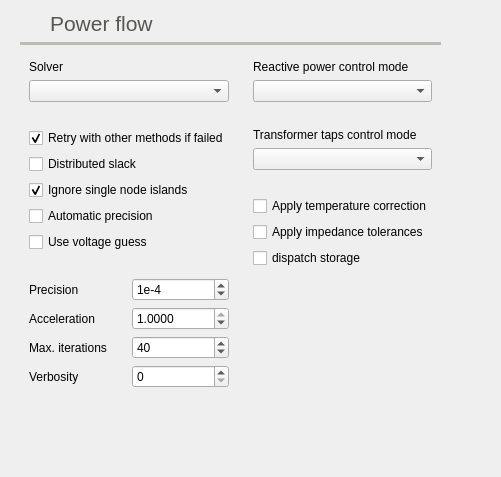
          <widget class="QWidget" name="tab_3">
           <attribute name="icon">
            <iconset resource="icons.qrc">
             <normaloff>:/Icons/icons/pf.svg</normaloff>:/Icons/icons/pf.svg</iconset>
           </attribute>
           <attribute name="title">
            <string>PF</string>
           </attribute>
           <attribute name="toolTip">
            <string>Power flow settings</string>
           </attribute>
           <layout class="QHBoxLayout" name="horizontalLayout_23">
            <item>
             <widget class="QFrame" name="frame_13">
              <property name="frameShape">
               <enum>QFrame::NoFrame</enum>
              </property>
              <property name="frameShadow">
               <enum>QFrame::Raised</enum>
              </property>
              <layout class="QGridLayout" name="gridLayout_9">
               <property name="topMargin">
                <number>0</number>
               </property>
               <item row="2" column="0">
                <widget class="QFrame" name="frame_19">
                 <property name="frameShape">
                  <enum>QFrame::NoFrame</enum>
                 </property>
                 <property name="frameShadow">
                  <enum>QFrame::Raised</enum>
                 </property>
                 <layout class="QGridLayout" name="gridLayout_22">
                  <item row="11" column="1">
                   <widget class="QSpinBox" name="max_iterations_spinBox">
                    <property name="toolTip">
                     <string>&lt;html&gt;&lt;head/&gt;&lt;body&gt;&lt;p&gt;Maximum numberof iterations to use.&lt;/p&gt;&lt;p&gt;&lt;br/&gt;&lt;/p&gt;&lt;p&gt;Tipical values: &lt;/p&gt;&lt;p&gt;Newton Raphson: 5&lt;/p&gt;&lt;p&gt;Levenberg-Marquards: 20&lt;/p&gt;&lt;p&gt;Fast decoupled: 10&lt;/p&gt;&lt;p&gt;Others: 20&lt;/p&gt;&lt;/body&gt;&lt;/html&gt;</string>
                    </property>
                    <property name="minimum">
                     <number>1</number>
                    </property>
                    <property name="maximum">
                     <number>1000</number>
                    </property>
                    <property name="value">
                     <number>40</number>
                    </property>
                   </widget>
                  </item>
                  <item row="3" column="0" colspan="2">
                   <widget class="QCheckBox" name="helm_retry_checkBox">
                    <property name="toolTip">
                     <string>&lt;html&gt;&lt;head/&gt;&lt;body&gt;&lt;p&gt;If the selected method does not converge, try a list of methods that may help&lt;/p&gt;&lt;/body&gt;&lt;/html&gt;</string>
                    </property>
                    <property name="text">
                     <string>Retry with other methods if failed</string>
                    </property>
                    <property name="checked">
                     <bool>true</bool>
                    </property>
                   </widget>
                  </item>
                  <item row="9" column="0">
                   <widget class="QLabel" name="label_5">
                    <property name="text">
                     <string>Precision</string>
                    </property>
                   </widget>
                  </item>
                  <item row="5" column="0" colspan="2">
                   <widget class="QCheckBox" name="ignore_single_node_islands_checkBox">
                    <property name="toolTip">
                     <string>If active, the islands of a single node are ignored.</string>
                    </property>
                    <property name="text">
                     <string>Ignore single node islands</string>
                    </property>
                    <property name="checked">
                     <bool>true</bool>
                    </property>
                   </widget>
                  </item>
                  <item row="2" column="0" colspan="2">
                   <widget class="QLabel" name="label_86">
                    <property name="text">
                     <string/>
                    </property>
                   </widget>
                  </item>
                  <item row="10" column="0">
                   <widget class="QLabel" name="label_11">
                    <property name="text">
                     <string>Acceleration</string>
                    </property>
                   </widget>
                  </item>
                  <item row="9" column="1">
                   <widget class="QSpinBox" name="tolerance_spinBox">
                    <property name="toolTip">
                     <string>&lt;html&gt;&lt;head/&gt;&lt;body&gt;&lt;p&gt;Exponent of the precission to use.&lt;/p&gt;&lt;p&gt;precision = 1x10^-factor&lt;/p&gt;&lt;p&gt;i.e.&lt;/p&gt;&lt;p&gt;factor=3&lt;/p&gt;&lt;p&gt;precision = 1e-3&lt;/p&gt;&lt;/body&gt;&lt;/html&gt;</string>
                    </property>
                    <property name="prefix">
                     <string>1e-</string>
                    </property>
                    <property name="minimum">
                     <number>1</number>
                    </property>
                    <property name="maximum">
                     <number>15</number>
                    </property>
                    <property name="value">
                     <number>4</number>
                    </property>
                   </widget>
                  </item>
                  <item row="12" column="1">
                   <widget class="QSpinBox" name="verbositySpinBox">
                    <property name="toolTip">
                     <string>Level of console information. 0: None, 1: some information, 2: all the information</string>
                    </property>
                    <property name="maximum">
                     <number>2</number>
                    </property>
                   </widget>
                  </item>
                  <item row="7" column="0" colspan="2">
                   <widget class="QCheckBox" name="use_voltage_guess_checkBox">
                    <property name="text">
                     <string>Use voltage guess</string>
                    </property>
                   </widget>
                  </item>
                  <item row="10" column="1">
                   <widget class="QDoubleSpinBox" name="muSpinBox">
                    <property name="toolTip">
                     <string>Factor by which multiply each jacobian result. In practice this is used to slow down troublesome solutions.</string>
                    </property>
                    <property name="decimals">
                     <number>4</number>
                    </property>
                    <property name="minimum">
                     <double>0.000100000000000</double>
                    </property>
                    <property name="maximum">
                     <double>1.000000000000000</double>
                    </property>
                    <property name="singleStep">
                     <double>0.100000000000000</double>
                    </property>
                    <property name="value">
                     <double>1.000000000000000</double>
                    </property>
                   </widget>
                  </item>
                  <item row="11" column="0">
                   <widget class="QLabel" name="label_6">
                    <property name="text">
                     <string>Max. iterations</string>
                    </property>
                   </widget>
                  </item>
                  <item row="1" column="0" colspan="2">
                   <widget class="QComboBox" name="solver_comboBox"/>
                  </item>
                  <item row="13" column="0" colspan="2">
                   <widget class="QLabel" name="label_22">
                    <property name="text">
                     <string/>
                    </property>
                   </widget>
                  </item>
                  <item row="4" column="0" colspan="2">
                   <widget class="QCheckBox" name="distributed_slack_checkBox">
                    <property name="toolTip">
                     <string>&lt;html&gt;&lt;head/&gt;&lt;body&gt;&lt;p&gt;If active, the slack power is distributed among the generators according to their installed power &amp;quot;Snom&amp;quot;&lt;/p&gt;&lt;/body&gt;&lt;/html&gt;</string>
                    </property>
                    <property name="text">
                     <string>Distributed slack</string>
                    </property>
                   </widget>
                  </item>
                  <item row="0" column="0">
                   <widget class="QLabel" name="label_2">
                    <property name="text">
                     <string>Solver</string>
                    </property>
                   </widget>
                  </item>
                  <item row="14" column="0">
                   <spacer name="verticalSpacer_10">
                    <property name="orientation">
                     <enum>Qt::Vertical</enum>
                    </property>
                    <property name="sizeHint" stdset="0">
                     <size>
                      <width>20</width>
                      <height>40</height>
                     </size>
                    </property>
                   </spacer>
                  </item>
                  <item row="6" column="0" colspan="2">
                   <widget class="QCheckBox" name="auto_precision_checkBox">
                    <property name="toolTip">
                     <string>If active, GridCal finds a precission that suits the magnitude of the power injections so that the power flow is meaningful</string>
                    </property>
                    <property name="text">
                     <string>Automatic precision</string>
                    </property>
                   </widget>
                  </item>
                  <item row="12" column="0">
                   <widget class="QLabel" name="label_23">
                    <property name="text">
                     <string>Verbosity</string>
                    </property>
                   </widget>
                  </item>
                  <item row="8" column="0" colspan="2">
                   <widget class="QLabel" name="label_87">
                    <property name="text">
                     <string/>
                    </property>
                   </widget>
                  </item>
                 </layout>
                </widget>
               </item>
               <item row="2" column="1">
                <widget class="QFrame" name="frame_36">
                 <property name="frameShape">
                  <enum>QFrame::NoFrame</enum>
                 </property>
                 <property name="frameShadow">
                  <enum>QFrame::Plain</enum>
                 </property>
                 <layout class="QVBoxLayout" name="verticalLayout_4">
                  <item>
                   <widget class="QLabel" name="label_48">
                    <property name="text">
                     <string>Reactive power control mode</string>
                    </property>
                   </widget>
                  </item>
                  <item>
                   <widget class="QComboBox" name="reactive_power_control_mode_comboBox"/>
                  </item>
                  <item>
                   <widget class="QLabel" name="label_641">
                    <property name="text">
                     <string/>
                    </property>
                   </widget>
                  </item>
                  <item>
                   <widget class="QLabel" name="label_50">
                    <property name="text">
                     <string>Transformer taps control mode</string>
                    </property>
                   </widget>
                  </item>
                  <item>
                   <widget class="QComboBox" name="taps_control_mode_comboBox"/>
                  </item>
                  <item>
                   <widget class="QLabel" name="label_65">
                    <property name="text">
                     <string/>
                    </property>
                   </widget>
                  </item>
                  <item>
                   <widget class="QCheckBox" name="temperature_correction_checkBox">
                    <property name="toolTip">
                     <string>Correct the branches resistance using the temperature</string>
                    </property>
                    <property name="text">
                     <string>Apply temperature correction</string>
                    </property>
                   </widget>
                  </item>
                  <item>
                   <widget class="QCheckBox" name="apply_impedance_tolerances_checkBox">
                    <property name="text">
                     <string>Apply impedance tolerances</string>
                    </property>
                   </widget>
                  </item>
                  <item>
                   <widget class="QCheckBox" name="dispatch_storage_checkBox">
                    <property name="toolTip">
                     <string>&lt;html&gt;&lt;head/&gt;&lt;body&gt;&lt;p&gt;When enabled, the storage devices beheave as actual storage devices taking into account their energy limitations when delivering power.&lt;/p&gt;&lt;p&gt;When disabled, the storage devices beheave exactly as controlled generators&lt;/p&gt;&lt;/body&gt;&lt;/html&gt;</string>
                    </property>
                    <property name="text">
                     <string>dispatch storage</string>
                    </property>
                   </widget>
                  </item>
                  <item>
                   <spacer name="verticalSpacer_14">
                    <property name="orientation">
                     <enum>Qt::Vertical</enum>
                    </property>
                    <property name="sizeHint" stdset="0">
                     <size>
                      <width>20</width>
                      <height>40</height>
                     </size>
                    </property>
                   </spacer>
                  </item>
                 </layout>
                </widget>
               </item>
               <item row="1" column="0" colspan="2">
                <widget class="Line" name="line_14">
                 <property name="palette">
                  <palette>
                   <active>
                    <colorrole role="WindowText">
                     <brush brushstyle="SolidPattern">
                      <color alpha="255">
                       <red>186</red>
                       <green>189</green>
                       <blue>182</blue>
                      </color>
                     </brush>
                    </colorrole>
                   </active>
                   <inactive>
                    <colorrole role="WindowText">
                     <brush brushstyle="SolidPattern">
                      <color alpha="255">
                       <red>186</red>
                       <green>189</green>
                       <blue>182</blue>
                      </color>
                     </brush>
                    </colorrole>
                   </inactive>
                   <disabled>
                    <colorrole role="WindowText">
                     <brush brushstyle="SolidPattern">
                      <color alpha="255">
                       <red>190</red>
                       <green>190</green>
                       <blue>190</blue>
                      </color>
                     </brush>
                    </colorrole>
                   </disabled>
                  </palette>
                 </property>
                 <property name="frameShadow">
                  <enum>QFrame::Plain</enum>
                 </property>
                 <property name="lineWidth">
                  <number>4</number>
                 </property>
                 <property name="orientation">
                  <enum>Qt::Horizontal</enum>
                 </property>
                </widget>
               </item>
               <item row="0" column="0" colspan="2">
                <widget class="QFrame" name="frame_20">
                 <property name="frameShape">
                  <enum>QFrame::NoFrame</enum>
                 </property>
                 <property name="frameShadow">
                  <enum>QFrame::Raised</enum>
                 </property>
                 <layout class="QHBoxLayout" name="horizontalLayout_9">
                  <property name="leftMargin">
                   <number>0</number>
                  </property>
                  <property name="topMargin">
                   <number>0</number>
                  </property>
                  <property name="rightMargin">
                   <number>0</number>
                  </property>
                  <property name="bottomMargin">
                   <number>0</number>
                  </property>
                  <item>
                   <widget class="QLabel" name="label_63">
                    <property name="minimumSize">
                     <size>
                      <width>24</width>
                      <height>24</height>
                     </size>
                    </property>
                    <property name="maximumSize">
                     <size>
                      <width>24</width>
                      <height>24</height>
                     </size>
                    </property>
                    <property name="text">
                     <string/>
                    </property>
                    <property name="pixmap">
                     <pixmap resource="icons.qrc">:/Icons/icons/pf.svg</pixmap>
                    </property>
                    <property name="scaledContents">
                     <bool>true</bool>
                    </property>
                   </widget>
                  </item>
                  <item>
                   <widget class="QLabel" name="label_17">
                    <property name="palette">
                     <palette>
                      <active>
                       <colorrole role="WindowText">
                        <brush brushstyle="SolidPattern">
                         <color alpha="255">
                          <red>85</red>
                          <green>87</green>
                          <blue>83</blue>
                         </color>
                        </brush>
                       </colorrole>
                      </active>
                      <inactive>
                       <colorrole role="WindowText">
                        <brush brushstyle="SolidPattern">
                         <color alpha="255">
                          <red>85</red>
                          <green>87</green>
                          <blue>83</blue>
                         </color>
                        </brush>
                       </colorrole>
                      </inactive>
                      <disabled>
                       <colorrole role="WindowText">
                        <brush brushstyle="SolidPattern">
                         <color alpha="255">
                          <red>190</red>
                          <green>190</green>
                          <blue>190</blue>
                         </color>
                        </brush>
                       </colorrole>
                      </disabled>
                     </palette>
                    </property>
                    <property name="font">
                     <font>
                      <pointsize>16</pointsize>
                     </font>
                    </property>
                    <property name="text">
                     <string>Power flow</string>
                    </property>
                    <property name="alignment">
                     <set>Qt::AlignBottom|Qt::AlignLeading|Qt::AlignLeft</set>
                    </property>
                   </widget>
                  </item>
                 </layout>
                </widget>
               </item>
              </layout>
             </widget>
            </item>
            <item>
             <spacer name="horizontalSpacer_5">
              <property name="orientation">
               <enum>Qt::Horizontal</enum>
              </property>
              <property name="sizeHint" stdset="0">
               <size>
                <width>40</width>
                <height>20</height>
               </size>
              </property>
             </spacer>
            </item>
           </layout>
          </widget>
